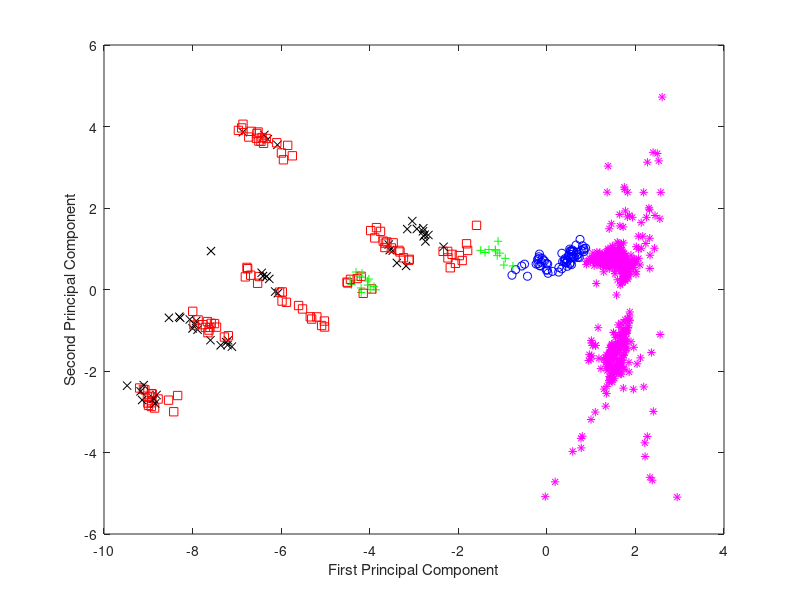

MATLAB code for this plot:
% In this script we collect our first two principal components, form there
% we concatenate them into a matrix, which will be our Projection Matrix.

clear all;

load data/eth_eigenvalues.dat;  % Just so we can ensure that our data is in
                                %ascending / descending order as we need.

load data/eth_eigenvectors.dat;

% In these files our eigenvalues are in ascending order, and as we are
% considering two dimensions, we consider the last two eigenvectors as our
% projection matrix.

proj_matrix = zeros(14, 2); % Require a 14 x 2 matrix.

% We hard code it as there are only two vectors

proj_matrix(:, 1) = eth_eigenvectors(:, 14);

proj_matrix(:, 2) = eth_eigenvectors(:, 13);

save data/eth_projection_matrix.dat proj_matrix -ascii;

%%%%%%%%%%%%%%%%%%%%%%%%%%%%%%%%%%%%%%%%%%%%%%%%%%%%%%%%%%%%%%%%%%%%%%%%
% In this next part, we use our projection matrix to transform our sample
% data to our new space. This new space should contain our data in 2
% dimensions with an 825 x 2 matrix.

load data/eth_data_afterNorm.dat;

transform = eth_data_afterNorm * proj_matrix;

save data/eth_data_2d_transform.dat transform -ascii;

%%%%%%%%%%%%%%%%%%%%%%%%%%%%%%%%%%%%%%%%%%%%%%%%%%%%%%%%%%%%%%%%%%%%%%%%%
% Next, we plot our data as a 2d transform with our labels we created long
% ago.

load data/priceOnly_labels.dat;


N = size(priceOnly_labels, 1);

% Loop through the labels and plot their corresponding point in the
% 2d transformed data.

for i = 1 : N
    
    if priceOnly_labels(i) == 1
        plot(transform(i, 1), transform(i, 2), 'm*');   % black *
    elseif priceOnly_labels(i) == 2
        plot(transform(i, 1), transform(i, 2), 'bo');   % blue circle
    elseif priceOnly_labels(i) == 3
        plot(transform(i, 1), transform(i, 2), 'g+');   % green +
    elseif priceOnly_labels(i) == 4
        plot(transform(i, 1), transform(i, 2), 'rs');   % red square
    elseif priceOnly_labels(i) == 5
        plot(transform(i, 1), transform(i, 2), 'kx');   % magenta x
    end
    
    hold on;
end

xlabel('First Principal Component');
ylabel('Second Principal Component');

print figures/eth_2d_projection.eps -depsc;







